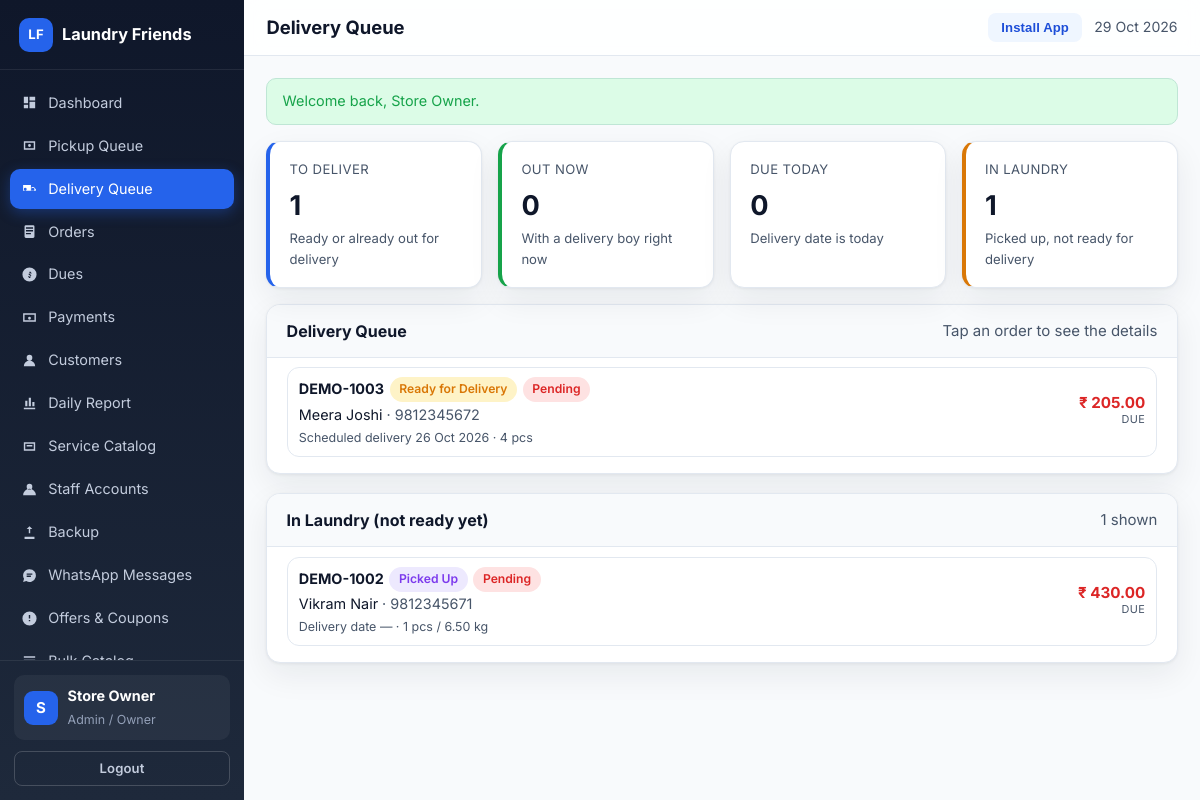
Screenshot of /admin/delivery-queue.php (signed in) with the database file from the repository.
### tables this page shows
CREATE TABLE IF NOT EXISTS users (
  id INT UNSIGNED AUTO_INCREMENT PRIMARY KEY,
  role ENUM('super_admin','admin','staff','customer') NOT NULL DEFAULT 'customer',
  name VARCHAR(100) NOT NULL,
  email VARCHAR(150) NULL,
  phone VARCHAR(20) NULL,
  phone_key VARCHAR(20) NULL,
  password_hash VARCHAR(255) NOT NULL,
  is_active TINYINT(1) NOT NULL DEFAULT 1,
  must_change_password TINYINT(1) NOT NULL DEFAULT 0,
  last_login_at DATETIME NULL,
  created_by INT UNSIGNED NULL,
  created_at DATETIME NOT NULL DEFAULT CURRENT_TIMESTAMP,
  updated_at DATETIME NOT NULL DEFAULT CURRENT_TIMESTAMP ON UPDATE CURRENT_TIMESTAMP,
  UNIQUE KEY uq_users_email (email),
  UNIQUE KEY uq_users_phone_key (phone_key),
  KEY idx_users_role (role),
  KEY idx_users_active (is_active)
);

CREATE TABLE IF NOT EXISTS orders (
  id INT UNSIGNED AUTO_INCREMENT PRIMARY KEY,
  order_number VARCHAR(30) NOT NULL,
  customer_id INT UNSIGNED NOT NULL,
  source ENUM('customer','admin') NOT NULL DEFAULT 'admin',
  pricing_mode ENUM('per_item','per_kg') NOT NULL DEFAULT 'per_item',
  status ENUM('new','pickup_assigned','picked_up','processing','ready_for_delivery','out_for_delivery','delivered','cancelled') NOT NULL DEFAULT 'new',
  payment_status ENUM('pending','partial','paid') NOT NULL DEFAULT 'pending',
  order_date DATE NOT NULL,
  scheduled_pickup_date DATE NULL,
  scheduled_delivery_date DATE NULL,
  contact_name VARCHAR(100) NOT NULL,
  contact_phone VARCHAR(20) NOT NULL,
  delivery_address TEXT NOT NULL,
  pickup_latitude DECIMAL(10,7) NULL,
  pickup_longitude DECIMAL(10,7) NULL,
  pickup_place_id VARCHAR(255) NULL,
  pickup_staff_id INT UNSIGNED NULL,
  delivery_staff_id INT UNSIGNED NULL,
  pickup_assigned_at DATETIME NULL,
  delivery_assigned_at DATETIME NULL,
  pickup_completed_at DATETIME NULL,
  delivery_completed_at DATETIME NULL,
  subtotal DECIMAL(12,2) NOT NULL DEFAULT 0,
  discount_amount DECIMAL(12,2) NOT NULL DEFAULT 0,
  delivery_charge DECIMAL(12,2) NOT NULL DEFAULT 0,
  tax_amount DECIMAL(12,2) NOT NULL DEFAULT 0,
  total_amount DECIMAL(12,2) NOT NULL DEFAULT 0,
  paid_amount DECIMAL(12,2) NOT NULL DEFAULT 0,
  notes TEXT NULL,
  staff_notes TEXT NULL,
  created_by INT UNSIGNED NULL,
  created_at DATETIME NOT NULL DEFAULT CURRENT_TIMESTAMP,
  updated_at DATETIME NOT NULL DEFAULT CURRENT_TIMESTAMP ON UPDATE CURRENT_TIMESTAMP,
  UNIQUE KEY uq_orders_number (order_number),
  KEY idx_orders_customer (customer_id),
  KEY idx_orders_status (status),
  KEY idx_orders_pickup_staff (pickup_staff_id),
  KEY idx_orders_delivery_staff (delivery_staff_id),
  KEY idx_orders_payment (payment_status),
  KEY idx_orders_date (order_date)
);

### includes/order-tiles.php (the view, shortened to what the rows shown need)
<?php
function order_tile(array $order, array $options = []): void
{
    $orderId = (int) $order['id'];
    $total = (float) ($order['total_amount'] ?? 0);
    $paid = (float) ($order['paid_amount'] ?? 0);
    $due = max(0.0, $total - $paid);
    $paidUp = (string) ($order['payment_status'] ?? '') === 'paid';
    $status = (string) ($order['status'] ?? '');
    $note = (string) ($options['note'] ?? '');
    $oldDues = $options['old_dues'] ?? null;
    ?>
    <article class="tile<?= $oldDues !== null && (float) $oldDues > 0 ? ' tile-has-dues' : '' ?>">
        <details class="tile-fold"<?= !empty($options['open']) ? ' open' : '' ?>>
            <summary class="tile-head">
                <div class="tile-main">
                    <div class="tile-line">
                        <strong class="tile-id"><?= e((string) ($order['order_number'] ?? ('#' . $orderId))) ?></strong>
                        <span class="badge <?= e(status_badge($status)) ?>"><?= e(order_status_label($status)) ?></span>
                        <?php if (!$paidUp): ?>
                            <span class="badge <?= e(status_badge((string) ($order['payment_status'] ?? 'pending'))) ?>"><?= e(payment_status_label((string) ($order['payment_status'] ?? 'pending'))) ?></span>
                        <?php endif; ?>
                    </div>
                    <div class="tile-cust">
                        <?= e((string) ($order['contact_name'] ?? '')) ?>
                        <?php if (!empty($order['contact_phone'])): ?>
                            <span class="subtle"> &middot; <?= e((string) $order['contact_phone']) ?></span>
                        <?php endif; ?>
                    </div>
                    <?php if ($note !== ''): ?>
                        <div class="tile-note"><?= e($note) ?></div>
                    <?php endif; ?>
                </div>
                <div class="tile-side">
                    <strong class="tile-money<?= $due > 0 ? ' is-due' : '' ?>"><?= e(money($due)) ?></strong>
                    <span class="tile-money-label"><?= $due > 0 ? 'due' : ($paidUp ? 'paid' : 'balance') ?></span>
                </div>
            </summary>
        </details>
    </article>
    <?php
}
    ?>

### includes/queues.php (shortened to what the rows shown need)
<?php
function render_admin_queue(string $kind): void
{
    $pickup = $kind === 'pickup';
    if ($pickup) {
        $rows = db_all(
            "SELECT o.* FROM orders o
             WHERE o.status IN ('new','pickup_assigned')
             ORDER BY o.scheduled_pickup_date ASC, o.id ASC LIMIT 100"
        );
        $unassigned = (int) db_value(
            "SELECT COUNT(*) FROM orders WHERE status IN ('new','pickup_assigned') AND pickup_staff_id IS NULL",
            [],
            0
        );
        $scheduledToday = (int) db_value(
            "SELECT COUNT(*) FROM orders WHERE status IN ('new','pickup_assigned') AND scheduled_pickup_date = ?",
            [today()],
            0
        );
        layout_start('Pickup Queue', 'app');
        ?>
        <div class="card-grid mb-1">
            <div class="stat-card accent">
                <div class="label">Waiting for Pickup</div>
                <div class="value"><?= e((string) count($rows)) ?></div>
                <div class="hint">New and assigned, not picked up yet</div>
            </div>
            <div class="stat-card amber">
                <div class="label">Unassigned</div>
                <div class="value"><?= e((string) $unassigned) ?></div>
                <div class="hint">No pickup staff member chosen yet</div>
            </div>
            <div class="stat-card">
                <div class="label">Scheduled Today</div>
                <div class="value"><?= e((string) $scheduledToday) ?></div>
                <div class="hint">Pickup date is today</div>
            </div>
        </div>
        <div class="panel">
            <div class="panel-head">
                <h2>Pickup Queue</h2>
                <span class="subtle">Tap an order to see the details</span>
            </div>
            <div class="panel-body tight">
                <?php if ($rows === []): ?>
                    <div class="empty-state"><strong>Queue is empty</strong>No orders are waiting for pickup.</div>
                <?php else: ?>
                    <?php foreach ($rows as $order): ?>
                        <?php
                        $id = (int) $order['id'];
                        $phone = (string) ($order['contact_phone'] ?? '');
                        $note = 'Scheduled pickup ' . format_date((string) $order['scheduled_pickup_date'])
                            . ' · ' . order_items_summary($id);
                        if (empty($order['pickup_staff_id'])) {
                            $note .= ' · No pickup staff yet';
                        }
                        $actions = '<a class="btn btn-sm" href="' . e(url('admin/order-view.php?id=' . $id)) . '">Assign / Open</a>';
                        if ($phone !== '') {
                            $actions .= '<a class="btn btn-sm btn-ghost" href="tel:' . e($phone) . '">Call</a>';
                        }
                        order_tile($order, ['note' => $note, 'actions' => $actions]);
                        ?>
                    <?php endforeach; ?>
                <?php endif; ?>
            </div>
        </div>
        <?php
    } else {
        $rows = db_all(
            "SELECT o.* FROM orders o
             WHERE o.status IN ('ready_for_delivery','out_for_delivery')
             ORDER BY o.scheduled_delivery_date ASC, o.id ASC LIMIT 100"
        );
        $laundryRows = db_all(
            "SELECT o.* FROM orders o
             WHERE o.status IN ('picked_up','processing')
             ORDER BY o.scheduled_delivery_date ASC, o.id ASC LIMIT 50"
        );
        layout_start('Delivery Queue', 'app');
        ?>
        <div class="panel">
            <div class="panel-head">
                <h2>Delivery Queue</h2>
            </div>
            <div class="panel-body tight">
                <?php if ($rows === []): ?>
                    <div class="empty-state"><strong>Queue is empty</strong>No orders are waiting for delivery.</div>
                <?php else: ?>
                    <?php foreach ($rows as $order): ?>
                        <?php
                        $id = (int) $order['id'];
                        $phone = (string) ($order['contact_phone'] ?? '');
                        $note = 'Scheduled delivery ' . format_date((string) $order['scheduled_delivery_date'])
                            . ' · ' . order_items_summary($id);
                        $actions = '<a class="btn btn-sm" href="' . e(url('admin/order-view.php?id=' . $id)) . '">Open</a>';
                        if ($phone !== '') {
                            $actions .= '<a class="btn btn-sm btn-ghost" href="tel:' . e($phone) . '">Call</a>';
                        }
                        order_tile($order, ['note' => $note, 'actions' => $actions]);
                        ?>
                    <?php endforeach; ?>
                <?php endif; ?>
            </div>
        </div>
        <div class="panel">
            <div class="panel-body tight">
                <?php if ($laundryRows === []): ?>
                    <div class="empty-state">Nothing is waiting in processing.</div>
                <?php else: ?>
                    <?php foreach ($laundryRows as $order): ?>
                        <?php
                        $id = (int) $order['id'];
                        $note = 'Delivery date ' . format_date((string) $order['scheduled_delivery_date'])
                            . ' · ' . order_items_summary($id);
                        order_tile($order, [
                            'note' => $note,
                            'actions' => '<a class="btn btn-sm btn-ghost" href="' . e(url('admin/order-view.php?id=' . $id)) . '">Open</a>',
                        ]);
                        ?>
                    <?php endforeach; ?>
                <?php endif; ?>
            </div>
        </div>
        <?php
    }
    layout_end();
}

### includes/layout.php (shortened to what the rows shown need)
<?php
function layout_nav_items(): array
{
    $user = current_user();
    return [];
}
function layout_is_active(string $href): bool
{
    $self = basename($_SERVER['SCRIPT_NAME'] ?? '');
    $target = basename($href);
    if ($self === $target) {
        return true;
    }
    $selfDir = basename(dirname($_SERVER['SCRIPT_NAME'] ?? ''));
    $targetDir = basename(dirname($href));
    return $self === $target && $selfDir === $targetDir;
}
function layout_start(string $title, string $layout = 'app'): void
{
    $user = current_user();
    ?><!DOCTYPE html>
<html lang="en">
<head>
<link rel="stylesheet" href="<?= e(asset('assets/css/app.css')) ?>">
</head>
<body class="layout-<?= e($layout) ?>">
<?php if ($layout === 'public'): ?>
<header class="public-header">
    <div class="container nav-row">
        <a class="brand" href="<?= e(url('index.php')) ?>">
            <span class="brand-mark">LF</span>
            <span><?= e(APP_NAME) ?></span>
        </a>
        <nav class="public-nav">
            <a href="<?= e(url('index.php')) ?>#services">Services</a>
            <a href="<?= e(url('index.php')) ?>#how">How it works</a>
            <a href="<?= e(url('index.php')) ?>#contact">Contact</a>
            <button class="btn btn-soft btn-sm install-btn" type="button" data-install-app>Install App</button>
            <?php if ($user !== null): ?>
                <a class="btn btn-primary btn-sm" href="<?= e(url(home_for_role($user['role']))) ?>">Go to Dashboard</a>
                <a class="btn btn-ghost btn-sm" href="<?= e(url('logout.php')) ?>">Logout</a>
            <?php else: ?>
                <a class="btn btn-ghost btn-sm" href="<?= e(url('login.php')) ?>">Login</a>
                <a class="btn btn-primary btn-sm" href="<?= e(url('customer/schedule-pickup.php')) ?>">Schedule Pickup</a>
            <?php endif; ?>
        </nav>
    </div>
</header>
<?php elseif ($layout === 'app'): ?>
<div class="app-shell">
    <aside class="sidebar" id="sidebar">
        <div class="sidebar-brand">
            <a class="brand" href="<?= e(url('index.php')) ?>">
                <span class="brand-mark">LF</span>
                <span><?= e(APP_NAME) ?></span>
            </a>
        </div>
        <nav class="sidebar-nav">
            <?php foreach (layout_nav_items() as $item): ?>
                <a class="nav-link<?= layout_is_active($item['href']) ? ' active' : '' ?>" href="<?= e(url($item['href'])) ?>">
                    <svg viewBox="0 0 24 24" aria-hidden="true"><path d="<?= e($item['icon']) ?>"/></svg>
                    <span><?= e($item['label']) ?></span>
                </a>
            <?php endforeach; ?>
        </nav>
        <div class="sidebar-footer">
            <div class="user-chip">
                <div class="avatar"><?= e(strtoupper(mb_substr($user['name'] ?? 'U', 0, 1))) ?></div>
                <div>
                    <strong><?= e($user['name'] ?? 'Guest') ?></strong>
                    <small><?= e(role_label($user['role'] ?? '')) ?></small>
                </div>
            </div>
            <a class="btn btn-ghost btn-sm btn-block" href="<?= e(url('logout.php')) ?>">Logout</a>
        </div>
    </aside>
    <div class="app-main">
        <header class="app-topbar">
            <h1 class="page-title"><?= e($title) ?></h1>
            <div class="topbar-right">
                <button class="btn btn-sm btn-soft install-btn" type="button" data-install-app>Install App</button>
                <span class="today-label"><?= e(date('d M Y')) ?></span>
            </div>
        </header>
        <main class="app-content">
<?php endif; ?>
<?php
}
function layout_end(): void
{
    $layout = $GLOBALS['__layout'] ?? 'app';
    ?>
<?php if ($layout === 'app'): ?>
        </main>
    </div>
</div>
<?php elseif ($layout === 'customer'): ?>
</main>
<?php layout_bottom_nav(); ?>
<?php endif; ?>
</body>
</html>
<?php
}
function layout_bottom_nav(): void
{
    $user = current_user();
    if ($user === null || !in_array($user['role'], array_merge(staff_roles(), ['customer']), true)) {
        return;
    }
    ?>
    <?php
}

### rows the page displays
users: name "S", name "Store Owner", role "Admin / Owner"
orders: order_number "DEMO-1003", status "Ready for Delivery", payment_status "Pending", contact_name "Meera Joshi", contact_phone "9812345672", note "Scheduled delivery 26 Oct 2026 · 4 pcs", money($due) "₹ 205.00", shows "DUE"
orders: order_number "DEMO-1002", status "Picked Up", payment_status "Pending", contact_name "Vikram Nair", contact_phone "9812345671", note "Delivery date — · 1 pcs / 6.50 kg", money($due) "₹ 430.00", shows "DUE"

### other values shown
APP_NAME "Laundry Friends"
$item['label'] "Dashboard"
$item['label'] "Pickup Queue"
$item['label'] "Delivery Queue"
$item['label'] "Orders"
$item['label'] "Dues"
$item['label'] "Payments"
$item['label'] "Customers"
$item['label'] "Daily Report"
$item['label'] "Service Catalog"
$item['label'] "Staff Accounts"
$item['label'] "Backup"
$item['label'] "WhatsApp Messages"
$item['label'] "Offers & Coupons"
$title "Delivery Queue"
